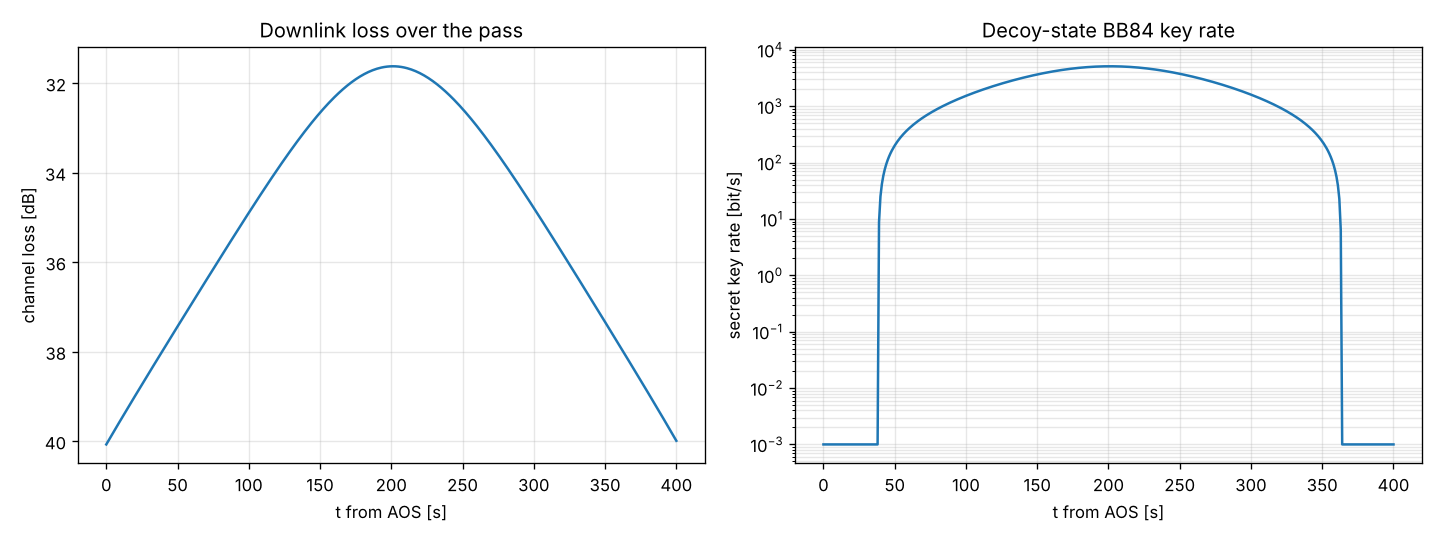

Source code (Python):
"""Satellite-to-ground QKD downlink over one pass above Montreal.

A 600 km sun-synchronous satellite sends decoy-state BB84 at 785 nm with
10 µrad divergence (as on Micius) to a 0.5 m telescope. Canada's QEYSSat
mission tests the reverse (uplink) geometry. All values are illustrative.
Channel loss uses Gaussian-beam diffraction; the key rate uses the
asymptotic decoy-state formula.
"""
from datetime import datetime, timezone
import numpy as np
import matplotlib
matplotlib.use("Agg")
import matplotlib.pyplot as plt
from orbitkit.tle import Satellite
from orbitkit.passes import GroundStation, find_passes
from linkbudget.doppler import doppler_profile
from linkbudget.optical import downlink_efficiency
from linkbudget.qkd import decoy_key_rate

LAM, W0, D_RX, RATE = 785e-9, 785e-9 / (np.pi * 10e-6), 0.5, 100e6     # divergence lambda/(pi w0) = 10 urad
gs = GroundStation("Montreal OGS", 45.405, -73.95, 0.03, 15.0)
t0 = datetime(2026, 11, 1, tzinfo=timezone.utc)
sat = Satellite.from_elements(t0, 600.0, 97.8, raan_deg=250.0, name="QKD-sat")
p = max(find_passes(sat, gs, t0, 24.0), key=lambda x: x.max_el_deg)
ts, el, rng_km, _, _ = doppler_profile(sat, gs, p.aos, p.los, 1.0, step_s=1.0)
eta = np.array([downlink_efficiency(r * 1e3, LAM, W0, D_RX, np.radians(e)) for r, e in zip(rng_km, el)])
R = decoy_key_rate(eta)
key = np.sum(R * RATE)            # 1 s steps
print(f"pass max el {p.max_el_deg:.1f} deg, {p.duration_s:.0f} s above 15 deg")
print(f"channel loss {-10*np.log10(eta.max()):.1f} dB (zenith-most) to {-10*np.log10(eta.min()):.1f} dB (horizon)")
print(f"secret key from one pass: {key/1e3:.0f} kbit (asymptotic, no finite-size correction)")

fig, ax = plt.subplots(1, 2, figsize=(12, 4.5))
ax[0].plot(ts, -10 * np.log10(eta)); ax[0].set(xlabel="t from AOS [s]", ylabel="channel loss [dB]", title="Downlink loss over the pass")
ax[0].invert_yaxis(); ax[0].grid(alpha=.3)
ax[1].semilogy(ts, R * RATE + 1e-3); ax[1].set(xlabel="t from AOS [s]", ylabel="secret key rate [bit/s]", title="Decoy-state BB84 key rate")
ax[1].grid(alpha=.3, which="both")
fig.tight_layout(); fig.savefig("examples/qkd_downlink.png", dpi=120)
print("saved examples/qkd_downlink.png")
